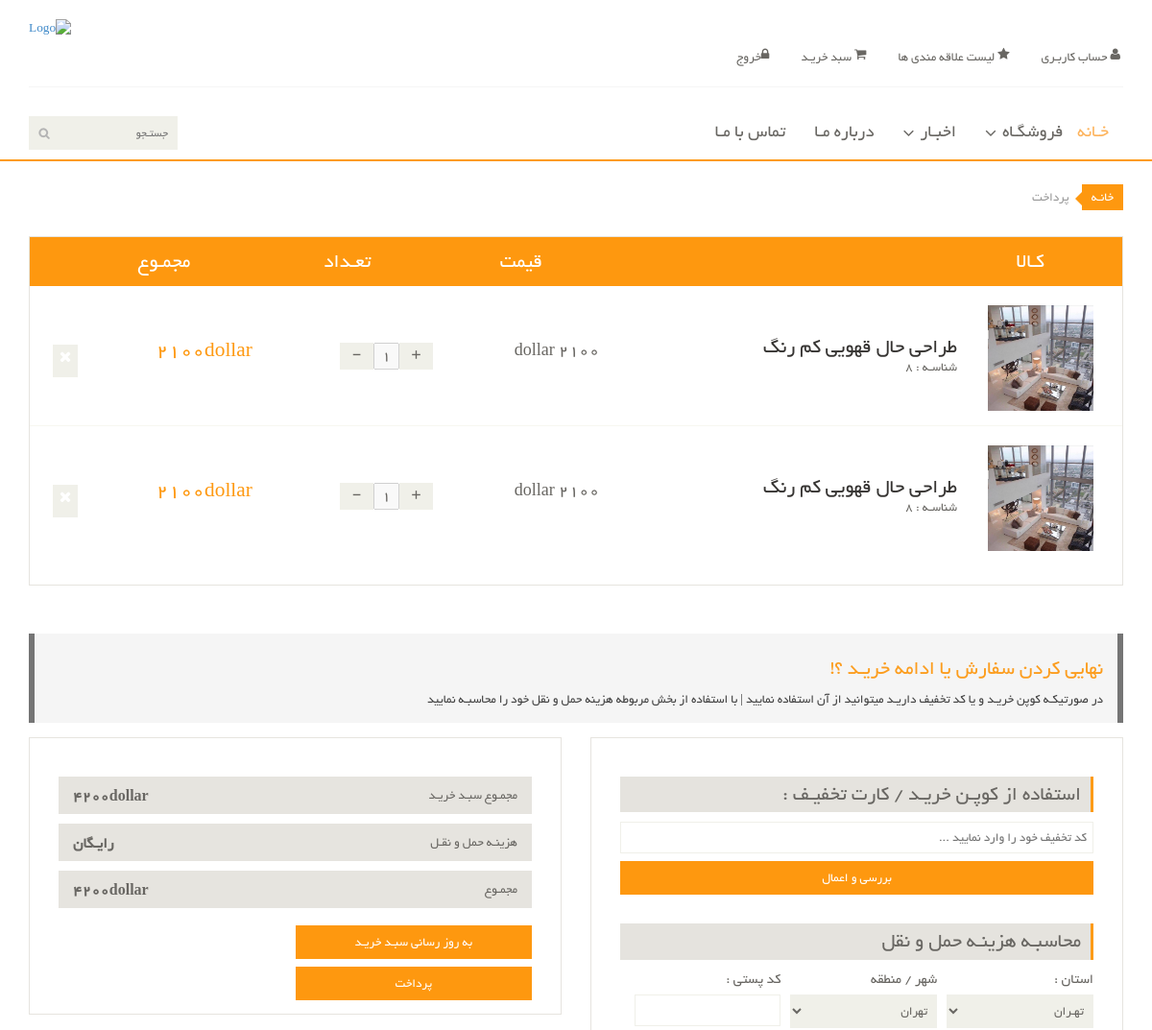
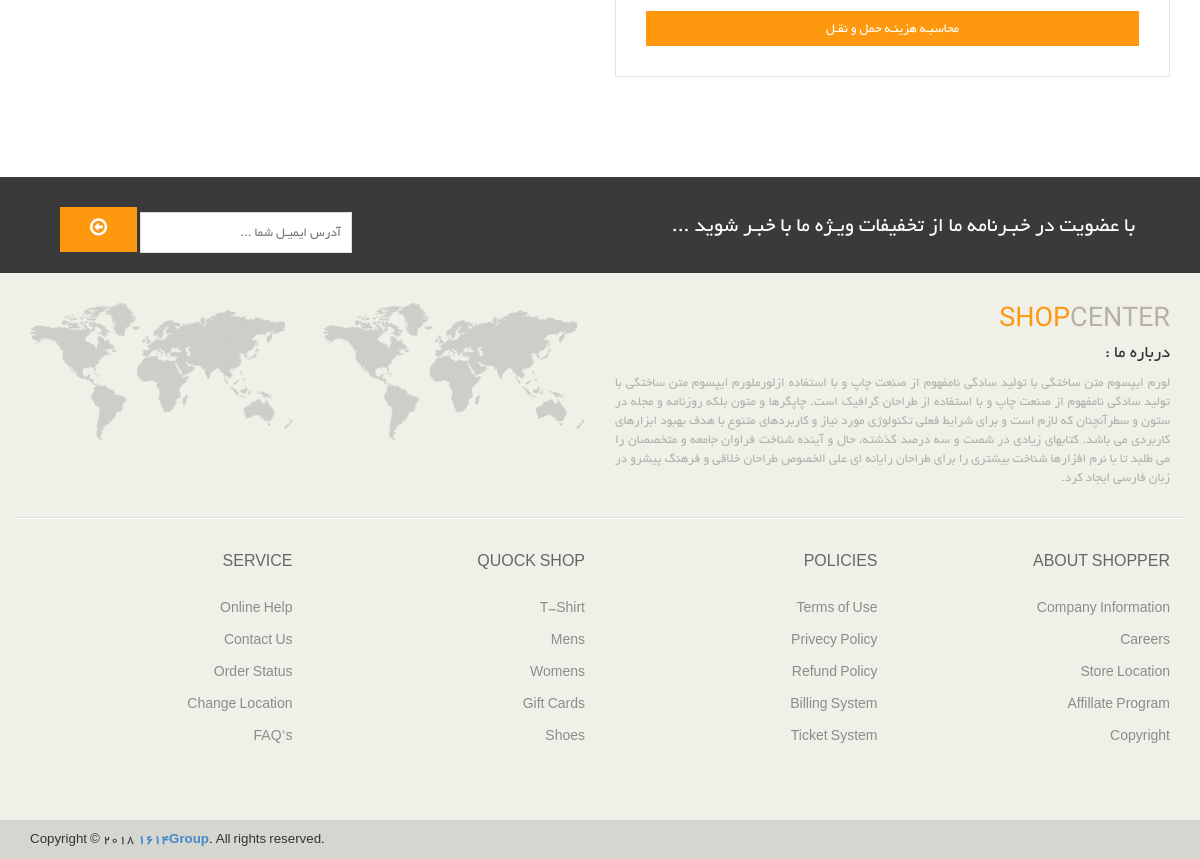
The app's page /open-order (signed in) with its own data (2 pictures, top to bottom).
### eshop_order/models.py (models this page shows, shortened)
class OrderDetail(models.Model):
        order = models.ForeignKey(Order, on_delete=models.CASCADE,verbose_name='سبد خرید')
        product = models.ForeignKey(Product, on_delete=models.CASCADE, verbose_name='محصول')
        price = models.IntegerField(verbose_name='قیمت محصول')
        count = models.IntegerField(verbose_name='تعداد')
        class Meta:
            verbose_name = 'جزییات محصول'
            verbose_name_plural = 'اطلاعات جزییات محصولات'
        def majmo(self):
          return self.count * self.price

### eshop_product/models.py (models this page shows, shortened)
class Product(models.Model):
    title=models.CharField(max_length=150,verbose_name='عنوان')
    description=models.TextField(verbose_name='توضیحات')
    price=models.IntegerField(verbose_name='قیمت')
    image=models.ImageField(upload_to=upload_image_path,null=True,blank=True,verbose_name='عکس')
    active=models.BooleanField(default=False,verbose_name='فعال/غیر فعال')
    categories=models.ManyToManyField(PoroductCategory,blank=True,verbose_name='دسته بندی ها ')
    visit_count=models.IntegerField(default=0)
    bestselling=models.IntegerField(default=0)
    objects = ProductManager()
    class Meta:
        verbose_name = 'محصول'
        verbose_name_plural = 'محصولات'

### eshop_order/views.py (the view)
# urls.py: path('open-order', user_open_order),
@login_required(login_url='/login')
def user_open_order(request):
    context={
        'order':None,
        'details':None,
        'total':0
    }
    open_order :Order =Order.objects.filter(owner_id=request.user.id,is_paid=False).first()
    if open_order is not None:
     context['order']=open_order
     context['details']=open_order.orderdetail_set.all()
     context['total']=open_order.get_total_price()
    return render(request,'open_order/cart.html',context)

### eshop_order/models.py (called while the page is built)
  def get_total_price(self):
      amount=0
      for detail in self.orderdetail_set.all():
          amount += detail.price * detail.count
      return amount

### eshop_order/templates/open_order/cart.html (shortened to what this page needs)
{% extends 'share/_MainLayout.html' %}
{% load static %}
{% block content %}
<section id="cart_items">
		<div class="container">
			<div class="breadcrumbs">
				<ol class="breadcrumb">
				  <li><a href="#">خانـه</a></li>
				  <li class="active">پرداخت</li>
				</ol>
			</div>
        	{% if order != None and details|length > 0 %}
			<div class="table-responsive cart_info">
				<table class="table table-condensed">
					<thead>
						<tr class="cart_menu">
							<td class="image">کـالا</td>
							<td class="description"></td>
							<td class="price">قیمت</td>
							<td class="quantity">تعـداد</td>
							<td class="total">مجمـوع</td>
							<td></td>
						</tr>
					</thead>
					<tbody>
			                  {% for detail in details %}
					<tr>
							<td class="cart_product">
								<a href=""><img src="{{ detail.product.image.url  }}" alt="" style="width: 110px" height="110px"></a>
							</td>
							<td class="cart_description">
								<h4><a href="">{{ detail.product.title }}</a></h4>
								<p>شناسـه : {{ detail.product.id }}</p>
							</td>
							<td class="cart_price">
								<p>{{ detail.price }} dollar</p>
							</td>
							<td class="cart_quantity">
								<div class="cart_quantity_button">
									<a class="cart_quantity_up" href=""> + </a>
									<input class="cart_quantity_input" type="text" disabled name="quantity" value="{{ detail.count }}" autocomplete="off" size="2">
									<a class="cart_quantity_down" href=""> - </a>
								</div>
							</td>
							<td class="cart_total">
								<p class="cart_total_price">{{ detail.majmo }}dollar</p>
							</td>
							<td class="cart_delete">
								<a class="cart_quantity_delete" href="/remove-order-detail/{{ detail.id }}"><i class="fa fa-times"></i></a>
							</td>
						</tr>
                                {% endfor %}
                    {% else %}
                    <div class="alert alert-warning">  <p >هیچ محصولی در سبد خرید وجود ندارد</p></div>
				{% endif %}
					</tbody>
				</table>
			</div>
		</div>
	</section>
    <section id="do_action">
		<div class="container">
			<div class="heading">
				<h3>نهایی کردن سفارش یا ادامه خریـد ؟! </h3>
				<p>در صورتیکـه کوپن خریـد و یا کد تخفیف داریـد میتوانید از آن استفاده نمایید | با استفاده از بخش مربوطه هزینه حمل و نقل خود را محاسبـه نمایید</p>
			</div>
			<div class="row">
				<div class="col-sm-6">
					<div class="chose_area">
						<ul class="user_option">
							<li>
								<h3>استفاده از کوپـن خریـد / کارت تخفیـف :</h3>
							</li>
							<li class="single_field zip-field">
								<input type="text" placeholder="کد تخفیف خود را وارد نمایید ...">
							</li>
							<li>
								<a class="btn btn-default update" href="">بررسی و اعمال</a>
							</li>
						</ul>
						<ul class="user_info">
							<h3>محاسبـه هزینـه حمل و نقل</h3>
							<li class="single_field">
								<label>استان :</label>
								<select>
									<option>تهـران</option>
								</select>
							</li>
							<li class="single_field">
								<label>شهر / منطقه</label>
								<select>
									<option>تهران</option>
								</select>
							</li>
							<li class="single_field zip-field">
								<label>کد پستی :</label>
								<input type="text">
							</li>
						</ul>
						<a class="btn btn-default update" href="">محاسبـه هزینـه حمل و نقـل</a>
					</div>
				</div>
				<div class="col-sm-6">
					<div class="total_area">
						<ul>
							<li>مجمـوع سبـد خریـد <span>{{ total }}dollar</span></li>
							<li>هزینـه حمل و نقـل <span>رایـگان</span></li>
							<li>مجمـوع <span>{{ total }}dollar</span></li>
						</ul>
							<a class="btn btn-default update" href="shop.html">به روز رسانی سبـد خریـد </a>
							<a class="btn btn-default check_out" href="checkout.html">پرداخت</a>
					</div>
				</div>
			</div>
		</div>
	</section>
{% endblock %}

### assets/css/main.css (style rules this page uses)
body { font-family: 'BYekan'; font-size: 10pt; position: relative; font-weight: normal; direction: rtl; }
ul li { list-style: none; }
a { -webkit-transition: 300ms; -moz-transition: 300ms; -o-transition: 300ms; transition: 300ms; }
h1, h2, h3, h4, h5, h6 { font-family: 'BYekan', sans-serif; }
#do_action { margin-bottom: 50px; }
.breadcrumbs { position: relative; }
.breadcrumbs .breadcrumb { background:transparent; margin-bottom: 50px; padding-right: 0; }
.breadcrumbs .breadcrumb li a { background:#FE980F; color: #FFFFFF; padding: 3px 10px; }
.breadcrumbs .breadcrumb li a:after { content:""; height:auto; width: auto; border-width: 8px; border-style: solid; border-color: transparent #FE980F transparent transparent; position: absolute; top: 11px; right: 42px; }
.breadcrumbs .breadcrumb > li + li:before { content: " "; }
#cart_items .cart_info { border: 1px solid #E6E4DF; margin-bottom: 50px }
#cart_items .cart_info .cart_menu { background: #FE980F; color: #fff; font-size: 16pt; font-family: 'BYekan', sans-serif; font-weight: normal; text-align: center; }
#cart_items .cart_info .table.table-condensed thead tr { height: 51px; }
#cart_items .cart_info .table.table-condensed tr { border-bottom: 1px solid#F7F7F0 }
#cart_items .cart_info .table.table-condensed tr:last-child { border-bottom: 0 }
.cart_info table tr td { border-top: 0 none; vertical-align: inherit; }
#cart_items .cart_info .image { padding-right: 30px; }
#cart_items .cart_info .cart_description h4 { margin-bottom: 0 }
#cart_items .cart_info .cart_description h4 a { color: #363432; font-family: 'BYekan',sans-serif; font-size: 16pt; font-weight: normal; }
#cart_items .cart_info .cart_description p { color:#696763 }
#cart_items .cart_info .cart_price p { color:#696763; font-size: 18px }
#cart_items .cart_info .cart_total_price { color: #FE980F; font-size: 16pt; }
.cart_product { display: block; margin: 15px 25px 10px -50px; }
.cart_quantity_button a { background:#F0F0E9; color: #696763; display: inline-block; font-size: 16px; height: 28px; overflow: hidden; text-align: center; width: 35px; float: right; }
.cart_quantity_input { color: #696763; float: right; font-size: 16px; text-align: center; font-family: 'BYekan',sans-serif; }
.cart_delete { display: block; margin-right: -12px; overflow: hidden; }
.cart_delete a { background:#F0F0E9; color: #FFFFFF; padding: 5px 7px; font-size: 16px }
.heading h3 { color: #363432; font-size: 20px; font-family: 'BYekan', sans-serif; }
.heading p { color: #434343; font-size: 10pt; font-weight: 300; }
#do_action .heading { padding: 5px 15px 5px; border-right: 6px solid #757575; border-left: 6px solid #757575; background: #f5f5f5; margin-bottom: 15px; }
#do_action .heading h3 { color: #FC9D1E; font-size: 16pt !important; }
#do_action .col-sm-6 { float: right !important; }
#do_action .total_area { padding-bottom: 14px !important; }
#do_action .total_area span { font-weight: bold; font-size: 12pt; }
#do_action .total_area, #do_action .chose_area { border: 1px solid #E6E4DF; color: #696763; padding: 30px; margin-bottom: 50px; }
.chose_area h3 { font-size: 16pt; font-weight: normal; border-right: 3px solid #fd9b18; padding: 7px 10px; margin: 10px 0; background: #E5E3DE; }
.total_area span { float: left; }
.total_area ul { padding-right: 0px; }
.chose_area ul { padding-right: 0px; }
.total_area ul li { background:#E6E4DF; color: #696763; margin-top: 10px; padding: 10px 15px; }
.user_info { display: block; margin-bottom: 5px; margin-top: 20px; overflow: hidden; }
.user_info label { color: #696763; display: block; font-size: 15px; font-weight: normal; }
.user_info .single_field { width: 31% }
.user_option .single_field { width: 100% }
.chose_area .single_field.zip-field input { background: transparent; border: 1px solid #F0F0E9; }
.user_info > li { float: right; margin-left: 10px }
.chose_area input, select, textarea { background: #F0F0E9; border:0; color: #696763; padding: 6px; width: 100%; border-radius: 0; resize: none }
.chose_area .update { width: 100%; }
.update, .check_out { background: #FE980F; border-radius: 0; color: #FFFFFF; margin-top: 8px; border: none; padding: 8px 15px; font-size: 10pt; }
.total_area .btn { width: 50% }

### records on screen
OrderDetail: product.image (picture), product "طراحی حال قهویی کم رنگ", product.id "8", price "2100", quantity "1", majmo "2100"
OrderDetail: product.image (picture), product "طراحی حال قهویی کم رنگ", product.id "8", price "2100", quantity "1", majmo "2100"

### other values on screen
{{ total }} "4200"
